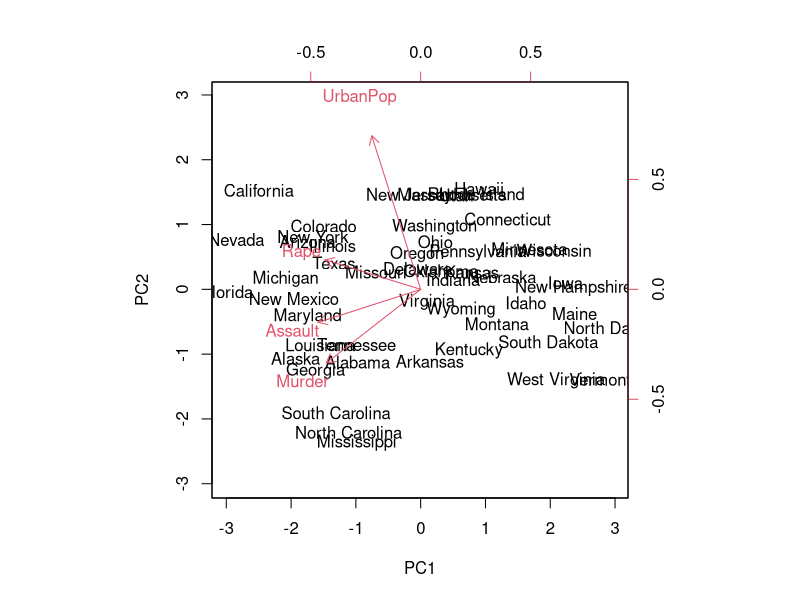
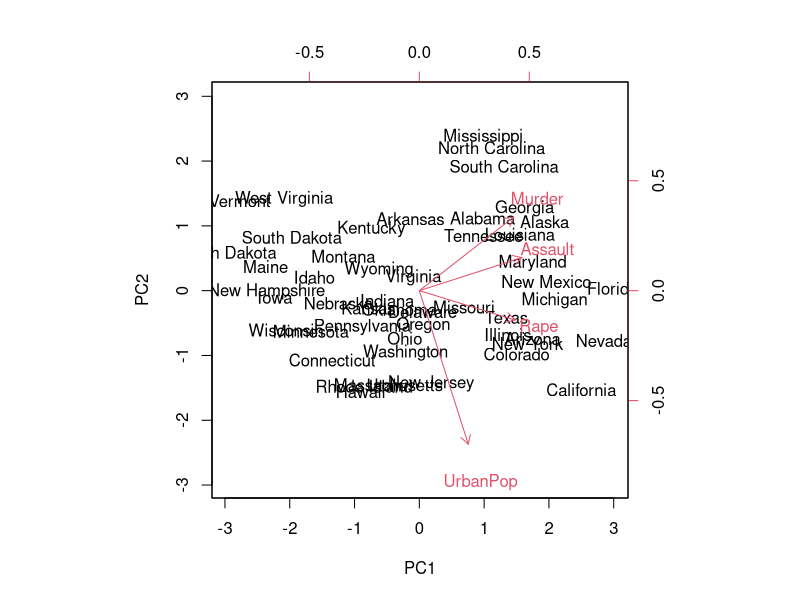
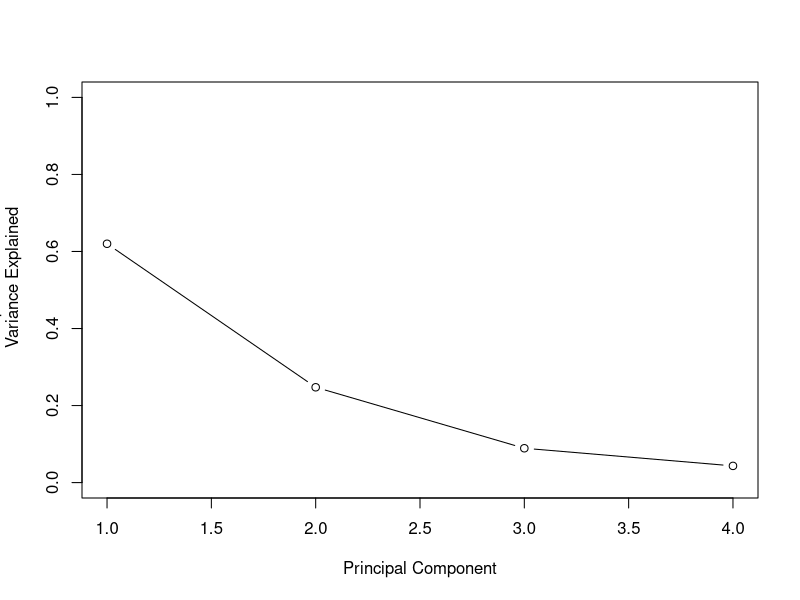
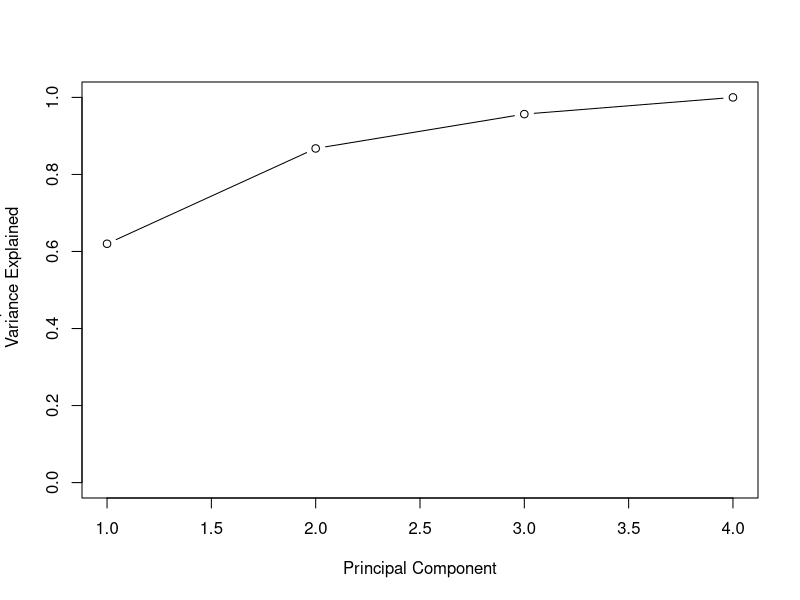

These figures' R source, in order:
states = row.names(USArrests)
states
names(USArrests)

apply(USArrests, 2, mean)
?apply
apply(USArrests, 2, var)

pr.out = prcomp(USArrests, scale = T)
names(pr.out)

pr.out$center
pr.out$scale
pr.out$rotation

dim(pr.out$x)

biplot(pr.out, scale = 0)

pr.out$rotation = -pr.out$rotation
pr.out$x = -pr.out$x
biplot(pr.out, scale = 0)

pr.out$sdev
pr.var = pr.out$sdev^2
pr.var

pve = pr.var/sum(pr.var)
pve

plot(pve, xlab = "Principal Component", ylab = "Propoartion of
     Variance Explained", ylim=c(0, 1), type = "b")
plot(cumsum(pve), xlab = "Principal Component", ylab = "Propoartion of
     Variance Explained", ylim=c(0, 1), type = "b")

a = c(1, 2, 8, -3)
cumsum(a)
